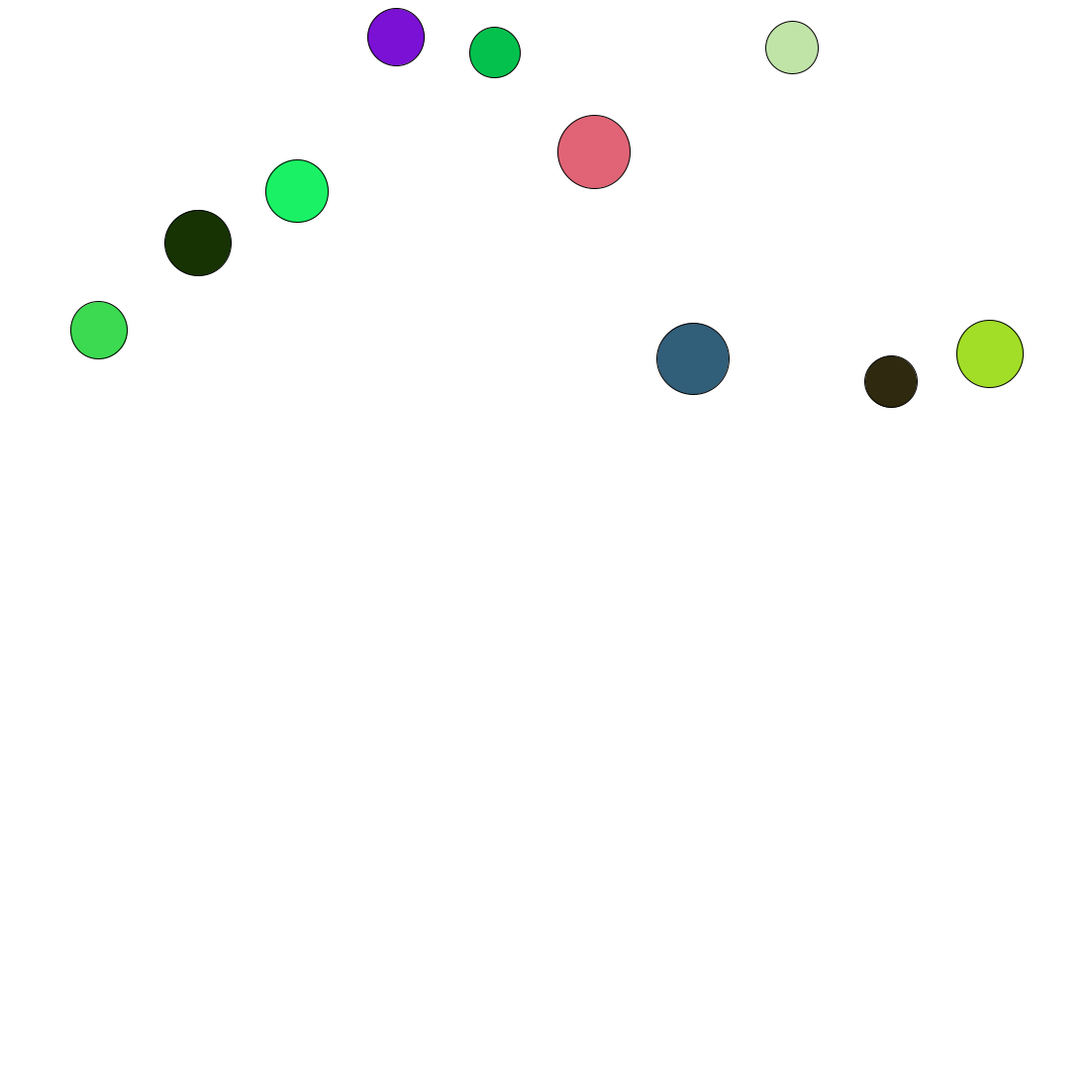
Frame 1 (no input)
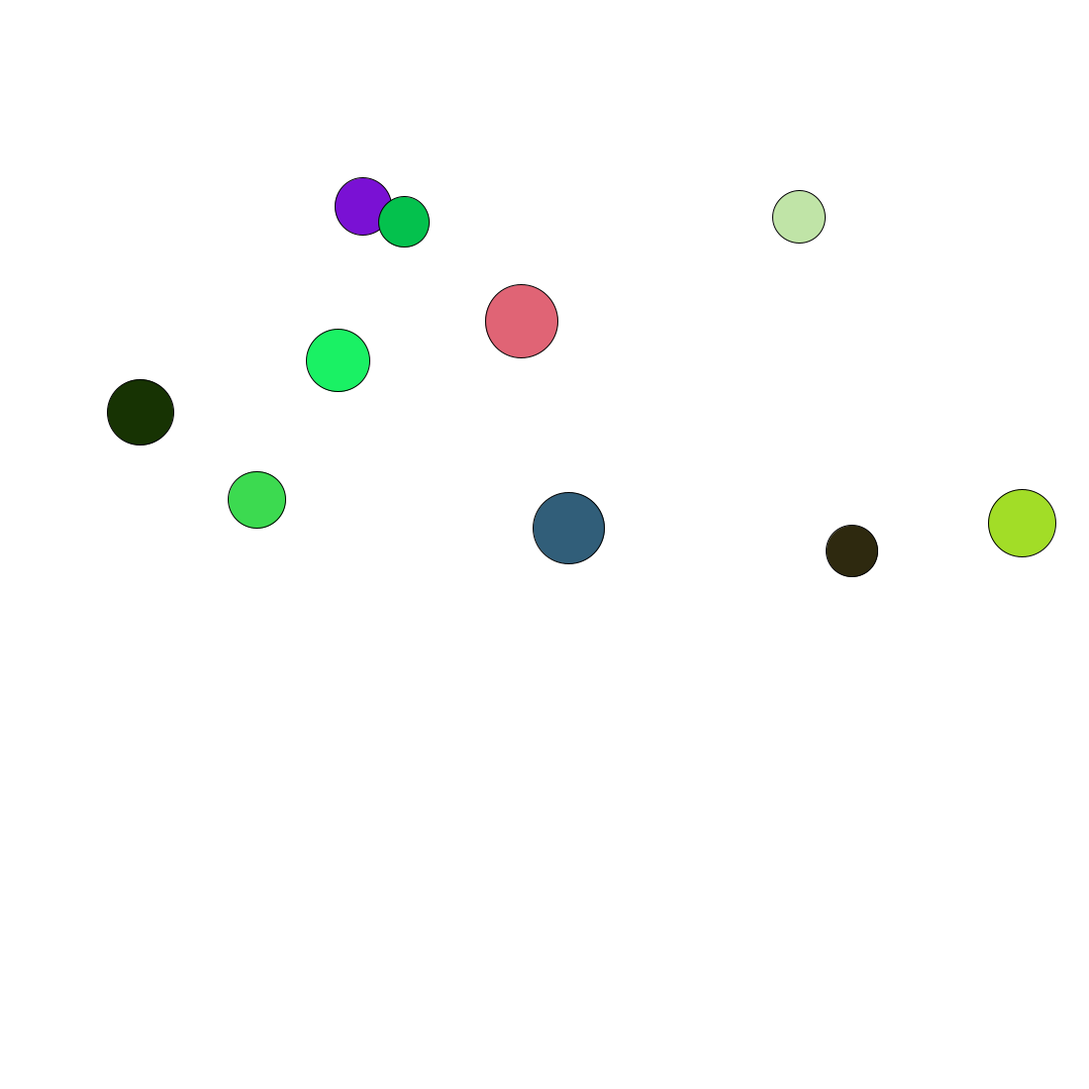
Frame 60 (the mouse pressed at the canvas centre just before this capture)
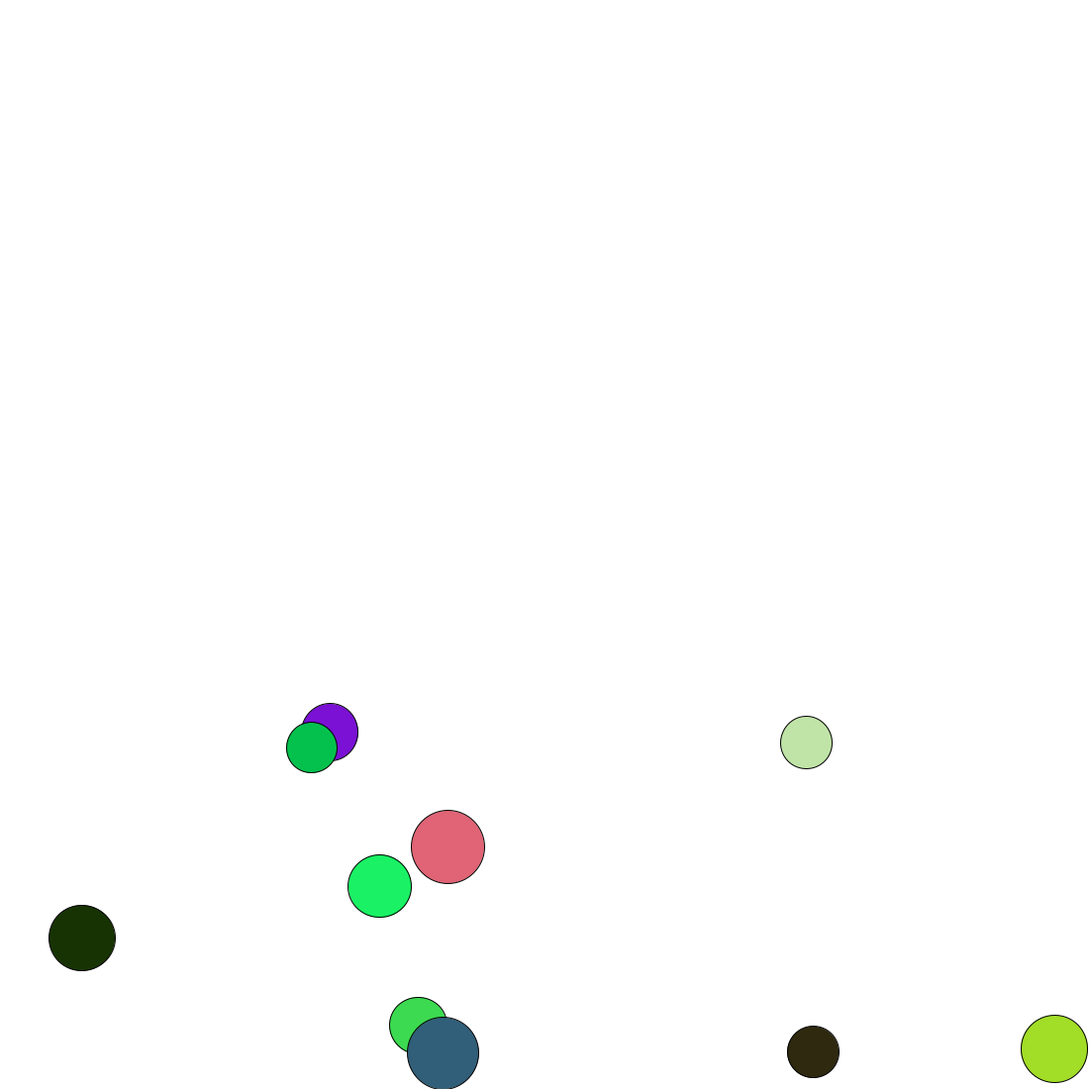
Frame 120 (the mouse held since frame 60 and released just before this capture)

The Processing sketch that drew these frames (run headless with seeded random() and noise(); from frame 60 on, the mouse is pressed at the canvas centre):

// Processing sketch: GravityBall
// ── GravityBall.pde

final int ballNumber = 10;
Ball[] balls = new Ball[ballNumber];

// Global gravity variable
float gravity = 0.1;

void setup() { 
  size(1100,1100); 
  smooth();
  
  for (int i=0; i<ballNumber; i++) {
    balls[i] = new Ball(i*100 + 100, random(30, 500), random(50, 80));
  }
} 

void draw() { 
  background(255);   

  for (Ball ball: balls) {
    ball.display();
    ball.update();
  }
} 

// ── Ball.pde

class Ball {

  float x;       // x location of square 
  float y;       // y location of square 
  float xSpeed;
  float ySpeed;   // ySpeed of square 
  float w;       // size
  int r;
  int g;
  int b;

  // Ball constuctor
  Ball(float tempX, float tempY, float tempW) {
    x = tempX;
    y = tempY;
    w = tempW;
    xSpeed = random(-3, 3);
    ySpeed = 0;
    r = (int)random(255);
    g = (int)random(255);
    b = (int)random(255);
  }


  void display() {
    // Display the square 
    fill(r, g, b); 
    stroke(0); 
    ellipse(x,y,w,w); 
  }

  void update() {
    // Add ySpeed to location
    y = y + ySpeed; 
    x = x + xSpeed;

    // Add gravity to ySpeed
    ySpeed = ySpeed + gravity; 

    // If square reaches the bottom 
    // Reverse ySpeed 
    if (y > height - w/2) { 
      y = height - w/2;
      ySpeed = ySpeed * -0.95;  
    } 

    if (x < w/2) {
      x = w/2;
      xSpeed = -xSpeed;
    }

    if (x > width - w/2) {
      x = width - w/2;
      xSpeed = -xSpeed;
    }
  }
}
